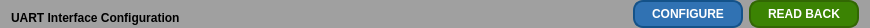
     <widget class="QFrame" name="frame">
      <property name="maximumSize">
       <size>
        <width>16777215</width>
        <height>23</height>
       </size>
      </property>
      <property name="styleSheet">
       <string notr="true">QFrame {
    background-color: #a0a0a0; /* 设置背景颜色为灰色 */
    border-radius: 10px; /* 设置边框圆角的半径为10px */
}
</string>
      </property>
      <property name="frameShape">
       <enum>QFrame::Box</enum>
      </property>
      <property name="frameShadow">
       <enum>QFrame::Raised</enum>
      </property>
      <layout class="QHBoxLayout" name="horizontalLayout">
       <property name="topMargin">
        <number>0</number>
       </property>
       <property name="bottomMargin">
        <number>0</number>
       </property>
       <item>
        <widget class="QLabel" name="label_21">
         <property name="sizePolicy">
          <sizepolicy hsizetype="Preferred" vsizetype="Minimum">
           <horstretch>0</horstretch>
           <verstretch>0</verstretch>
          </sizepolicy>
         </property>
         <property name="minimumSize">
          <size>
           <width>0</width>
           <height>20</height>
          </size>
         </property>
         <property name="maximumSize">
          <size>
           <width>16777215</width>
           <height>23</height>
          </size>
         </property>
         <property name="styleSheet">
          <string notr="true">font: 11pt &quot;Calibri&quot;;
font-weight: 600; /* 设置字体粗细为600 */</string>
         </property>
         <property name="text">
          <string>UART Interface Configuration</string>
         </property>
         <property name="alignment">
          <set>Qt::AlignBottom|Qt::AlignLeading|Qt::AlignLeft</set>
         </property>
        </widget>
       </item>
       <item>
        <spacer name="horizontalSpacer">
         <property name="orientation">
          <enum>Qt::Horizontal</enum>
         </property>
         <property name="sizeHint" stdset="0">
          <size>
           <width>447</width>
           <height>20</height>
          </size>
         </property>
        </spacer>
       </item>
       <item>
        <widget class="QPushButton" name="pushButton_uartIfConf">
         <property name="minimumSize">
          <size>
           <width>110</width>
           <height>0</height>
          </size>
         </property>
         <property name="maximumSize">
          <size>
           <width>16777215</width>
           <height>16777215</height>
          </size>
         </property>
         <property name="styleSheet">
          <string notr="true">QPushButton {
    background-color: #3072B3; /* 按钮背景颜色 */
    color: white; /* 文字颜色 */
    border-style: solid; /* 边框样式 */
    border-width: 2px; /* 边框宽度 */
    border-radius: 10px; /* 边框圆角半径 */
    border-color: #145289; /* 边框颜色 */
    padding: 5px; /* 内边距 */
	font: 8pt &quot;Calibri&quot;; /* 字体 */
    font-weight: 600; /* 字体粗细 */
}

QPushButton:hover {
    background-color: #5591D2; /* 悬停时的背景颜色 */
}

QPushButton:pressed {
    background-color: #1E5A97; /* 按下时的背景颜色 */
}
</string>
         </property>
         <property name="text">
          <string>CONFIGURE</string>
         </property>
        </widget>
       </item>
       <item>
        <widget class="QPushButton" name="pushButton_uartIfReadBack">
         <property name="minimumSize">
          <size>
           <width>110</width>
           <height>0</height>
          </size>
         </property>
         <property name="maximumSize">
          <size>
           <width>16777215</width>
           <height>16777215</height>
          </size>
         </property>
         <property name="styleSheet">
          <string notr="true">QPushButton {
    background-color: #3b8303; /* 按钮背景颜色 */
    color: white; /* 文字颜色 */
    border-style: solid; /* 边框样式 */
    border-width: 2px; /* 边框宽度 */
    border-radius: 10px; /* 边框圆角半径 */
    border-color: #326703; /* 边框颜色 */
    padding: 5px; /* 内边距 */
	font: 8pt &quot;Calibri&quot;; /* 字体 */
    font-weight: 600; /* 字体粗细 */
}

QPushButton:hover {
    background-color: #459403; /* 悬停时的背景颜色 */
}

QPushButton:pressed {
    background-color: #397303; /* 按下时的背景颜色 */
}
</string>
         </property>
         <property name="text">
          <string>READ BACK</string>
         </property>
        </widget>
       </item>
      </layout>
     </widget>
